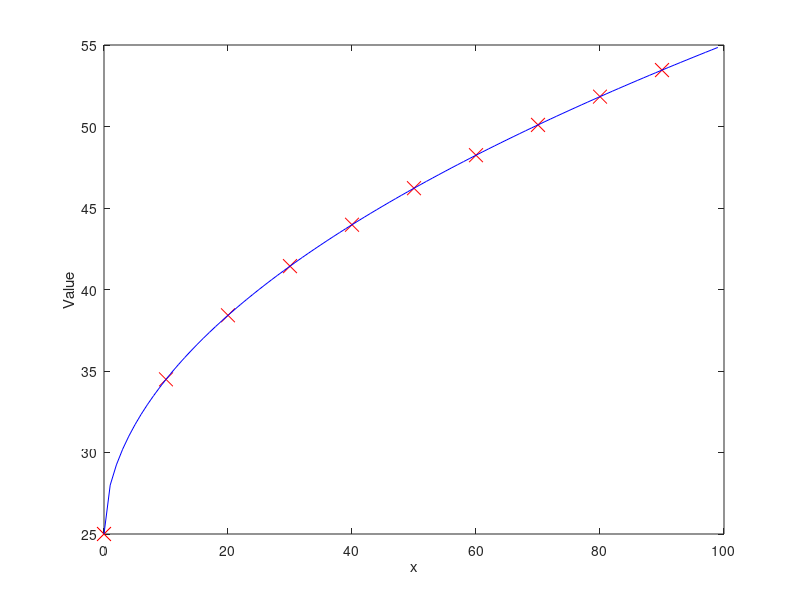

This figure's MATLAB source: (Note: this script raises an error after producing the figure.)
% Setting env vars
%addpath ("../LIB")

%% Initialization - Clear all names, close figures and clear screen
clear ; close all; clc

%% =====================================================================================
fprintf("STEP1 - Generating test data for y=25+3x^0.5 ...\n");
max_range = 100;        
step = 10;
X = zeros(floor(max_range/step), 1);
y = zeros(floor(max_range/step), 1);
i = 0;
j = 1;
while (i<max_range)
    X(j,1) = i;
    y(j,1) = 25 + 3*X(j,1)^0.5;
    i = i + step; 
    j++;
endwhile

%% =====================================================================================
fprintf("STEP2 - Printing test data ...\n");
fprintf(" X = [%.0f], y = %.0f \n", [X y]'); % print X and it's values y    

%% =====================================================================================
fprintf('STEP3- Ploting test data ...\n');

warning ("off")
figure; % open new figure


% plot test data
plot (X(:,1), y, 'rx', 'MarkerSize', 10);       % plot red crosses in size od 10 points
ylabel('Value');
xlabel('x');

FUN = zeros(max_range, 2);
i = 0;
while (i<max_range)
    FUN(i+1,1) = i;
    FUN(i+1,2) = 25 + 3*i^0.5;
    i++;
endwhile

% plot function on the same figure
hold on; % keep previousely generated plot visible
plot (FUN(:,1), FUN(:,2), "-b");
hold off;

warning ("on")


%% =====================================================================================
fprintf('STEP4 - Calculating theta using gradient descent ...\n');

alpha = 0.07; % learning spead
num_iters = 400; % number of iterations for gradient descent

[m, n] = size(X);

% normalize X
[Xnorm, mu, sigma] = featureNormalize(X);
% add 1's as x0
Xnorm = [ ones(m,1) Xnorm ];
X = [ ones(m,1) X];

% Init theta - number of rows is equal of number of input data in the single test 
theta = zeros(n+1, 1);
[theta, J_hist] = lr_gradient_descent(Xnorm, y, theta, alpha, num_iters);

fprintf(" tmpTheta = [%d %d]\n J = %d\n", [theta], lr_compute_cost(theta, Xnorm, y));

realTheta = calculateRealTheta(theta, Xnorm, mu, sigma);
theta = realTheta;

fprintf(" theta = [%d %d]\n J = %d\n", [theta], lr_compute_cost(theta, X, y));

GDFUN = zeros(max_range, 2);
i = 0;
while (i<max_range)
    GDFUN(i+1,1) = i;
    GDFUN(i+1,2) = theta(1) + theta(2)*i;
    i++;
endwhile

% plot function on the same figure
hold on; % keep previousely generated plot visible
plot (GDFUN(:,1), GDFUN(:,2), "-g");
hold off;



%% =====================================================================================
fprintf('STEP5 - Calculating theta using Normal Equations ...\n');
theta_ne = lr_normal_equations(X, y);
fprintf(" theta_ne = [%d %d]\n J = %d\n", [theta_ne], lr_compute_cost(theta_ne, X, y));

NEFUN = zeros(max_range, 2);
i = 0;
while (i<max_range)
    NEFUN(i+1,1) = i;
    NEFUN(i+1,2) = theta_ne(1) + theta_ne(2)*i;
    i++;
endwhile

% plot function on the same figure
hold on; % keep previousely generated plot visible
plot (NEFUN(:,1), NEFUN(:,2), "-k");
hold off;

%% =====================================================================================
fprintf('STEP6 - Ploting cost history ...\n');
warning ("off")
figure;
plot(1:numel(J_hist), J_hist, '-b', 'LineWidth', 2);
xlabel('Number of iterations');
ylabel('Cost J');
warning ("on")

